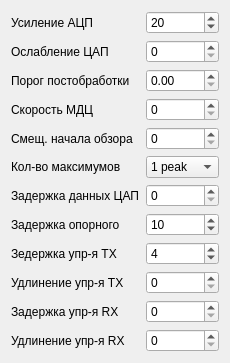
     <widget class="QWidget" name="layoutWidget_4">
      <property name="geometry">
       <rect>
        <x>11</x>
        <y>11</y>
        <width>221</width>
        <height>361</height>
       </rect>
      </property>
      <layout class="QGridLayout" name="gridLayout_Adjust">
       <item row="0" column="0">
        <widget class="QLabel" name="labelADCGain">
         <property name="font">
          <font>
           <pointsize>9</pointsize>
          </font>
         </property>
         <property name="toolTip">
          <string/>
         </property>
         <property name="whatsThis">
          <string>&lt;html&gt;&lt;head/&gt;&lt;body&gt;&lt;p&gt;Значение усиления аналогового сигнала на входе АЦП в дБ&lt;/p&gt;&lt;/body&gt;&lt;/html&gt;</string>
         </property>
         <property name="text">
          <string>Усиление АЦП</string>
         </property>
        </widget>
       </item>
       <item row="0" column="1">
        <widget class="QSpinBox" name="spinBox_ADCGain">
         <property name="font">
          <font>
           <pointsize>9</pointsize>
          </font>
         </property>
         <property name="maximum">
          <number>71</number>
         </property>
         <property name="value">
          <number>20</number>
         </property>
        </widget>
       </item>
       <item row="1" column="0">
        <widget class="QLabel" name="labelDACAtt">
         <property name="font">
          <font>
           <pointsize>9</pointsize>
          </font>
         </property>
         <property name="toolTip">
          <string/>
         </property>
         <property name="whatsThis">
          <string>&lt;html&gt;&lt;head/&gt;&lt;body&gt;&lt;p&gt;Значение ослабления сигнала на выходе ЦАП в дБ&lt;/p&gt;&lt;/body&gt;&lt;/html&gt;</string>
         </property>
         <property name="text">
          <string>Ослабление ЦАП</string>
         </property>
        </widget>
       </item>
       <item row="1" column="1">
        <widget class="QSpinBox" name="spinBox_DACAtt">
         <property name="font">
          <font>
           <pointsize>9</pointsize>
          </font>
         </property>
         <property name="maximum">
          <number>50</number>
         </property>
        </widget>
       </item>
       <item row="2" column="0">
        <widget class="QLabel" name="labelProcThreshold">
         <property name="font">
          <font>
           <pointsize>9</pointsize>
          </font>
         </property>
         <property name="toolTip">
          <string/>
         </property>
         <property name="whatsThis">
          <string>&lt;html&gt;&lt;head/&gt;&lt;body&gt;&lt;p&gt;Значение множителя порога CFAR в канале постобработки&lt;/p&gt;&lt;/body&gt;&lt;/html&gt;</string>
         </property>
         <property name="text">
          <string>Порог постобработки</string>
         </property>
        </widget>
       </item>
       <item row="2" column="1">
        <widget class="QDoubleSpinBox" name="doubleSpinBox_ProcThreshold">
         <property name="font">
          <font>
           <pointsize>9</pointsize>
          </font>
         </property>
         <property name="maximum">
          <double>51.899999999999999</double>
         </property>
        </widget>
       </item>
       <item row="3" column="0">
        <widget class="QLabel" name="labelMTIVal">
         <property name="font">
          <font>
           <pointsize>9</pointsize>
          </font>
         </property>
         <property name="toolTip">
          <string/>
         </property>
         <property name="whatsThis">
          <string>&lt;html&gt;&lt;head/&gt;&lt;body&gt;&lt;p&gt;Значение минимальной доплеровской скорости для СДЦ в канале постобработки в м/с&lt;/p&gt;&lt;/body&gt;&lt;/html&gt;</string>
         </property>
         <property name="text">
          <string>Скорость МДЦ</string>
         </property>
        </widget>
       </item>
       <item row="3" column="1">
        <widget class="QDoubleSpinBox" name="doubleSpinBox_MTIVal">
         <property name="font">
          <font>
           <pointsize>9</pointsize>
          </font>
         </property>
         <property name="decimals">
          <number>0</number>
         </property>
         <property name="maximum">
          <double>10000000.000000000000000</double>
         </property>
        </widget>
       </item>
       <item row="4" column="0">
        <widget class="QLabel" name="labelDistOffset">
         <property name="font">
          <font>
           <pointsize>9</pointsize>
          </font>
         </property>
         <property name="toolTip">
          <string/>
         </property>
         <property name="whatsThis">
          <string>&lt;html&gt;&lt;head/&gt;&lt;body&gt;&lt;p&gt;Величина смещения нулевой дальности от положения радара при формировании РЛИ в метрах&lt;/p&gt;&lt;/body&gt;&lt;/html&gt;</string>
         </property>
         <property name="text">
          <string>Смещ. начала обзора</string>
         </property>
        </widget>
       </item>
       <item row="4" column="1">
        <widget class="QSpinBox" name="spinBox_DistOffset">
         <property name="font">
          <font>
           <pointsize>9</pointsize>
          </font>
         </property>
         <property name="maximum">
          <number>9999999</number>
         </property>
         <property name="singleStep">
          <number>4</number>
         </property>
        </widget>
       </item>
       <item row="5" column="0">
        <widget class="QLabel" name="label_14">
         <property name="font">
          <font>
           <pointsize>9</pointsize>
          </font>
         </property>
         <property name="toolTip">
          <string/>
         </property>
         <property name="whatsThis">
          <string>&lt;html&gt;&lt;head/&gt;&lt;body&gt;&lt;p&gt;Режим выдачи результатов постобработки&lt;/p&gt;&lt;/body&gt;&lt;/html&gt;</string>
         </property>
         <property name="text">
          <string>Кол-во максимумов</string>
         </property>
        </widget>
       </item>
       <item row="5" column="1">
        <widget class="QComboBox" name="comboBox_NumPeaks">
         <property name="font">
          <font>
           <pointsize>9</pointsize>
          </font>
         </property>
         <item>
          <property name="text">
           <string>1 peak</string>
          </property>
         </item>
         <item>
          <property name="text">
           <string>3 peaks</string>
          </property>
         </item>
        </widget>
       </item>
       <item row="6" column="0">
        <widget class="QLabel" name="labelDACDelay">
         <property name="font">
          <font>
           <pointsize>9</pointsize>
          </font>
         </property>
         <property name="toolTip">
          <string/>
         </property>
         <property name="whatsThis">
          <string>Задержка данных для ЦАП </string>
         </property>
         <property name="text">
          <string>Задержка данных ЦАП</string>
         </property>
        </widget>
       </item>
       <item row="6" column="1">
        <widget class="QSpinBox" name="spinBox_DACDelay">
         <property name="font">
          <font>
           <pointsize>9</pointsize>
          </font>
         </property>
        </widget>
       </item>
       <item row="7" column="0">
        <widget class="QLabel" name="labelRefDelay">
         <property name="font">
          <font>
           <pointsize>9</pointsize>
          </font>
         </property>
         <property name="toolTip">
          <string/>
         </property>
         <property name="whatsThis">
          <string>Задержка опорного сигнала </string>
         </property>
         <property name="text">
          <string>Задержка опорного</string>
         </property>
        </widget>
       </item>
       <item row="7" column="1">
        <widget class="QSpinBox" name="spinBox_RefDelay">
         <property name="font">
          <font>
           <pointsize>9</pointsize>
          </font>
         </property>
         <property name="value">
          <number>10</number>
         </property>
        </widget>
       </item>
       <item row="8" column="0">
        <widget class="QLabel" name="labelTxDelay">
         <property name="font">
          <font>
           <pointsize>9</pointsize>
          </font>
         </property>
         <property name="toolTip">
          <string/>
         </property>
         <property name="whatsThis">
          <string>&lt;html&gt;&lt;head/&gt;&lt;body&gt;&lt;p&gt;Задержка сигнала управления передатчиком &lt;/p&gt;&lt;/body&gt;&lt;/html&gt;</string>
         </property>
         <property name="text">
          <string>Зедержка упр-я TX</string>
         </property>
        </widget>
       </item>
       <item row="8" column="1">
        <widget class="QSpinBox" name="spinBox_TxDelay">
         <property name="font">
          <font>
           <pointsize>9</pointsize>
          </font>
         </property>
         <property name="value">
          <number>4</number>
         </property>
        </widget>
       </item>
       <item row="9" column="0">
        <widget class="QLabel" name="labelTxLen">
         <property name="font">
          <font>
           <pointsize>9</pointsize>
          </font>
         </property>
         <property name="toolTip">
          <string/>
         </property>
         <property name="whatsThis">
          <string>&lt;html&gt;&lt;head/&gt;&lt;body&gt;&lt;p&gt;Удлинение сигнала управления передатчиком &lt;/p&gt;&lt;/body&gt;&lt;/html&gt;</string>
         </property>
         <property name="text">
          <string>Удлинение упр-я TX</string>
         </property>
        </widget>
       </item>
       <item row="9" column="1">
        <widget class="QSpinBox" name="spinBox_TxLen">
         <property name="font">
          <font>
           <pointsize>9</pointsize>
          </font>
         </property>
        </widget>
       </item>
       <item row="10" column="0">
        <widget class="QLabel" name="labelRxDelay">
         <property name="font">
          <font>
           <pointsize>9</pointsize>
          </font>
         </property>
         <property name="toolTip">
          <string/>
         </property>
         <property name="whatsThis">
          <string>&lt;html&gt;&lt;head/&gt;&lt;body&gt;&lt;p&gt;Задержка сигнала управления приемником &lt;/p&gt;&lt;/body&gt;&lt;/html&gt;</string>
         </property>
         <property name="text">
          <string>Задержка упр-я RX</string>
         </property>
        </widget>
       </item>
       <item row="10" column="1">
        <widget class="QSpinBox" name="spinBox_RxDelay">
         <property name="font">
          <font>
           <pointsize>9</pointsize>
          </font>
         </property>
        </widget>
       </item>
       <item row="11" column="0">
        <widget class="QLabel" name="labelRxLen">
         <property name="font">
          <font>
           <pointsize>9</pointsize>
          </font>
         </property>
         <property name="toolTip">
          <string/>
         </property>
         <property name="whatsThis">
          <string>&lt;html&gt;&lt;head/&gt;&lt;body&gt;&lt;p&gt;Удлинение сигнала управления приемником &lt;/p&gt;&lt;/body&gt;&lt;/html&gt;</string>
         </property>
         <property name="text">
          <string>Удлинение упр-я RX</string>
         </property>
        </widget>
       </item>
       <item row="11" column="1">
        <widget class="QSpinBox" name="spinBox_RxLen">
         <property name="font">
          <font>
           <pointsize>9</pointsize>
          </font>
         </property>
        </widget>
       </item>
      </layout>
     </widget>
